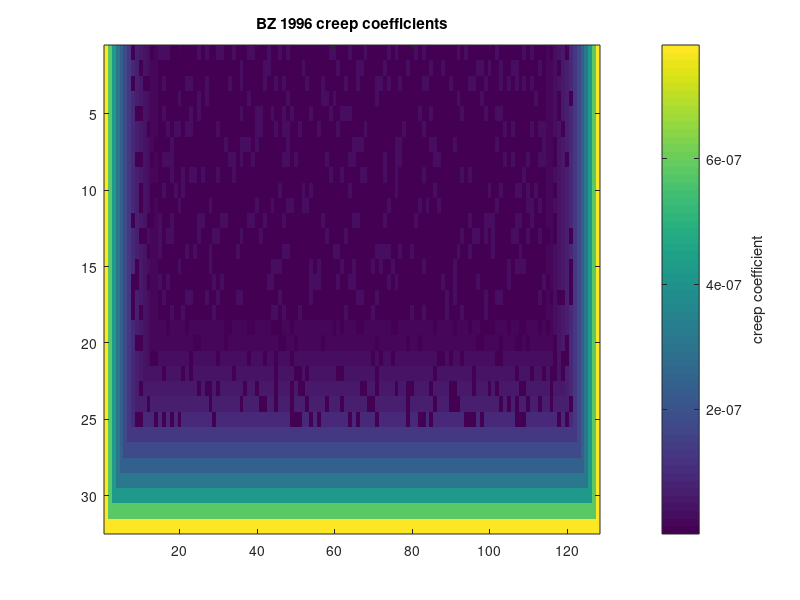

The MATLAB source for this figure:
function crp = setup_creep_bz1996

nx = 128; % Number of slip cells along strike
nz = 32; % Number of slip cells down dip
dx = 70/nx; % Slip cell length in km
dz = 17.5/nz; % Slip cell depth in km
xDB = 7.5; % Brittle-ductile transition distance from fault edges in km
zDB = 10; % Brittle-ductile transition depth in km
vPl = 35; % Plate velocity in mm/yr
fs = 0.75; % Friction coefficient
dSigmaEff_dz = 180.0; % Change in effective normal stress (bar) per km
tauratioz = 4; % Factor decrease in creep strength from zDB to fault base
ofile = 'creepcoef.bz1996.in';

% Creep parameter at zDB. Makes Vcreep = vPl at zDB if tau = fs*Seff at depth
% zDB.
crpzDB = vPl/((fs*dSigmaEff_dz*zDB)^3)

% Get creep parameters according to depth and along strike position
crp = faultcrp( nx, nz, dx, dz, xDB, zDB, crpzDB, tauratioz);

% Add randomness to the creep coefficientds
crp = add_randomness( crp, nx, nz, dx, dz, xDB, zDB, crpzDB, tauratioz  );

% Plot
imagesc(crp);
cb = colorbar;
ylabel(cb, 'creep coefficient')
title('BZ 1996 creep coefficients')

% Write to file
fid = fopen( ofile, 'w');
fprintf(fid, '%14.10e\n', crp);
fclose(fid);
fprintf('Written to %s\n', ofile)

end

%------------------------------------------------------------------------------
function crp = faultcrp( nx, nz, dx, dz, xDB, zDB, crpzDB, tauratio)
% Build the creep parameters according to Ben Zion 1996

% Make ratios
zrcrp = 3.0*log(tauratio)/(dz*nz - zDB);
xrcrp = 3.0*log(tauratio)/xDB;

% Get along strike and down dip values
xcell = 0.5*dx + dx*(0:nx-1);
zcell = 0.5*dz + dz*(0:nz-1)';
crpProfile = crpzDB*exp( zrcrp*(zcell - zDB));
crpXsect   = crpzDB*exp( xrcrp*max(xDB - xcell, ...
                                   xcell + xDB - (nx*dx)));

% Build the array based on the max of each
crp = max( repmat( crpProfile, 1, nx), ...
           repmat( crpXsect, nz, 1 ) );


end

%------------------------------------------------------------------------------
function crp = add_randomness( crp, nx, nz, dx, dz, xDB, zDB, crpzDB, tauratio )

% Width of border region that is not adjusted
borderWidth = 3.75;

% Distance from BD transition to use for perturbation
dzPerturb = 1.25;

% Probability of adjustment
probAdjust = 0.2;

% Set the random seed
rand( "state", 1.2345*(1:625)' );

% Ratio
zrcrp = 3.0*log(tauratio)/(nz*dz - zDB);

% Creep strength of brittle region
crpBrittle = crpzDB*exp( -dzPerturb*zrcrp )

% Creep strength of ductile region
crpDuctile = crpzDB*exp( dzPerturb*zrcrp )

% Fault dimensions
faultDepth = nz*dz;
faultLength = nx*dx;

% Calculate depths at the center of each cell
zcell = repmat( 0.5*dz + dz*(0:nz-1)', 1, nx);

% Horizontal positions at center of each cell
xcell = repmat( 0.5*dx + dx*(0:nx-1), nz, 1);

% Generate random numbers
r = rand( nz, nx);

% Keep 20% of the values within bounds
isHit = r <= probAdjust & ...
        zcell < (faultDepth - borderWidth) & ...
        xcell >= borderWidth & xcell < (faultLength - borderWidth);

% Identify creeping parts of the fault
isCreep = zcell >= zDB | xcell <= xDB | xcell >= (faultLength-xDB);

% Give creeping parts a brittle strength
crp( isHit & isCreep ) = crpBrittle;

% Give brittle parts a creep strength
crp( isHit & ~isCreep) = crpDuctile;

end
